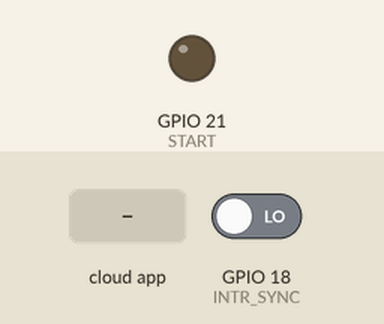
Recording of a program running on a simulated ESP32. Parts: output pins drawn as LEDs (lit = HIGH). Inputs (shaded band) come from the test bench; at power-on: GPIO 18 (INTR_SYNC) LOW. WiFi joins after 1.5 s; servers stay silent unless stated; the Firebase database answers and starts empty.

Above: at 2.7 s.
2.8 s: the phone or cloud app sets start to 1
At 7.6 s:
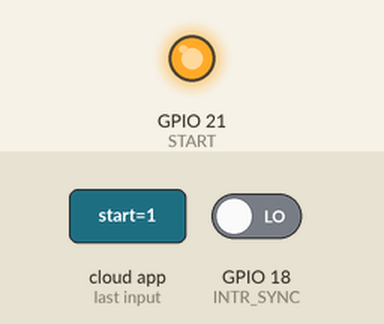
8.4 s: the phone or cloud app sets start to 0
At 12.7 s:
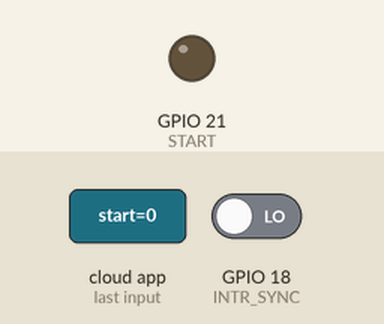
Timing chart, 0 to 14.2 s (numbered marks = the images above; inputs shaded):
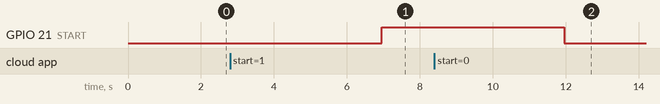

The program:

main.cpp
```cpp
#include <Arduino.h>
#include <WiFi.h>
#include <Firebase_ESP_Client.h>
#include "addons/TokenHelper.h"
#include "addons/RTDBHelper.h"
/*
  Incluir estas dos librerias para usar el sensor DHT11 o DHT22
*/
//#include "DHT.h"
//#include <Adafruit_Sensor.h>
/*
  Incluir estas tres librerias para usar el BMP180 o BMP085
*/
#include <Wire.h>
#include <SPI.h>
//#include <Adafruit_BMP085.h>

// datos de red WiFi
#define WIFI_SSID "nombre_red"
#define WIFI_PASSWORD "clave_red"

// firebase API key
#define API_KEY "clave_api_firebase"

// url a la base de datos
#define DATABASE_URL "rtdb_url"

// datos de autenticación
#define USER_EMAIL "email_user"
#define USER_PASSWORD "clave_user"

// pines
#define TRIGGER 4  // Pin de disparo del optoacoplador
#define INTR_SYNC 18 // Pin de detección de cruce por cero
#define START 21    // Pin de encendido
//Adafruit_BMP085 bmp;  // GPIO22(D22)=SCL GPIO21(D21)=SDA
//#define DHTPIN 22   // Pin de lectura del sensor de temperatura
//#define DHTTYPE DHT11

// inicialización de la base de datos
FirebaseData fbdo;
FirebaseAuth auth;
FirebaseConfig config;

// inicialización del sensor DHT
//DHT dht(DHTPIN, DHTTYPE);

// variables
int potencia, disparo, ge = 0;
float t=30;
volatile bool onePulse = false;     // Bandera para segurar un disparo por semiciclo
unsigned long sendDataPrevMillis = 0;
bool startFlag = false;

// timer
hw_timer_t *Timer0_Cfg = NULL;
hw_timer_t *Timer1_Cfg = NULL;

// declaracion de funciones
void IRAM_ATTR grado_electrico();
void IRAM_ATTR detector();

void setup() {
  // conexión a wifi
  WiFi.begin(WIFI_SSID, WIFI_PASSWORD);
  while(WiFi.status() != WL_CONNECTED){
    delay(300);
  }
  // configuración base de datos firebase
  config.api_key = API_KEY;
  config.database_url = DATABASE_URL;
  auth.user.email = USER_EMAIL;
  auth.user.password = USER_PASSWORD;
  Firebase.reconnectWiFi(true);
  fbdo.setResponseSize(4096);
  config.token_status_callback = tokenStatusCallback;
  config.max_token_generation_retry = 5;
  Firebase.begin(&config, &auth);
  // configuración de pines e interrupción externa
  pinMode(START, OUTPUT);
  pinMode(TRIGGER, OUTPUT);
  pinMode(INTR_SYNC, INPUT);
  attachInterrupt(INTR_SYNC, detector, CHANGE);
  // configuración del timer 0 para incrementar los grados eléctricos
  Timer0_Cfg = timerBegin(0, 45, true);
  timerAttachInterrupt(Timer0_Cfg, &grado_electrico, true);
  timerAlarmWrite(Timer0_Cfg, 99, true);
  digitalWrite(TRIGGER, LOW);
  // inicialización de la comunicación SPI con el BMP180
  //bmp.begin();
  // inicializacion del sensor DHT
  //dht.begin();
}

void loop() {
  // lectura del sensor de temperatura
  //t = bmp.readTemperature();
  //t = dht.readTemperature();
  // hago una petición a la base de datos
  if (Firebase.ready() && (millis() - sendDataPrevMillis > 5000 || sendDataPrevMillis == 0)){
    sendDataPrevMillis = millis();
    // envio de datoa a la base de datos
    Firebase.RTDB.setFloat(&fbdo, "READINGS/temperature", t);
    // toma de datos de la base de datos
    if(Firebase.RTDB.getInt(&fbdo, "/CONTROL/power/")){
      if(fbdo.dataType() == "int"){
        disparo = fbdo.intData();
      }
    }
    if(Firebase.RTDB.getBool(&fbdo, "/CONTROL/start/")){
      if(fbdo.dataType() == "boolean"){
        startFlag = fbdo.boolData();
        if(startFlag == true){digitalWrite(START, HIGH);}
        else{digitalWrite(START,LOW);}
      }
    }
  }
}

// put function definitions here:
void IRAM_ATTR detector() {
  ge = 0; // En cada cruce por cero se resetea la cuenta de los grados electricos
  onePulse = true;
  timerAlarmEnable(Timer0_Cfg);
}

void IRAM_ATTR grado_electrico(){
  ge++;
  if(disparo == ge && onePulse == true){
    onePulse = false;
    for(int i=0;i<20;i++) {
      digitalWrite(TRIGGER, HIGH); // Este for asegura que el pulso tenga la duración necesaria para activar el triac
    }
    digitalWrite(TRIGGER, LOW);
  }
}
```

Measured:
- after the input at 2.8 s, GPIO 21 (START): LOW → HIGH after 4.2 s
- after the input at 8.4 s, GPIO 21 (START): HIGH → LOW after 3.6 s
